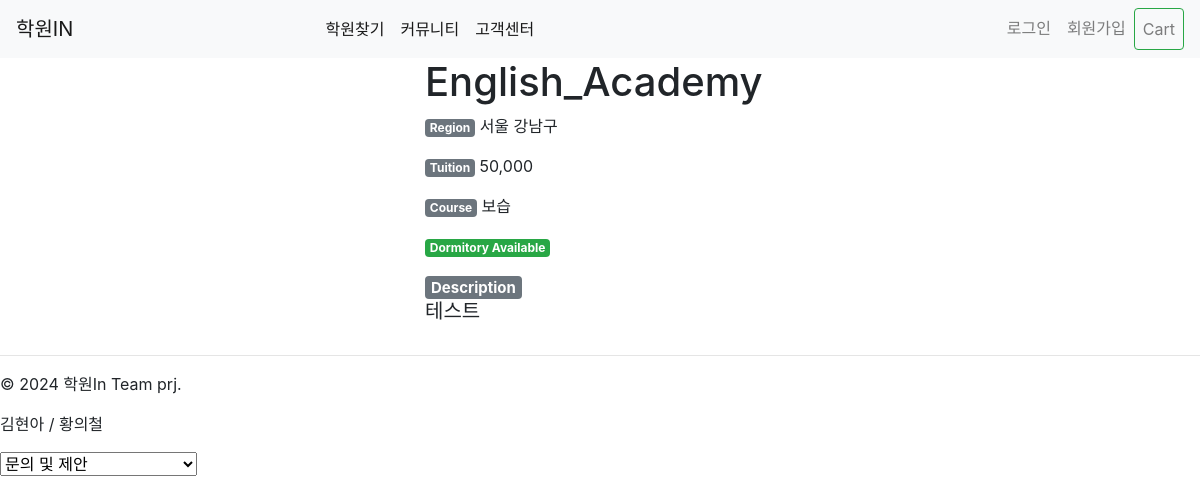
Page /content/detail/1/English_Academy/ on the committed database.
### content/models.py (models this page shows, shortened)
class Hackwon(models.Model):
    category = models.ForeignKey(Category, on_delete=models.SET_NULL, null=True, blank=True, related_name='hackwons')
    name = models.CharField(max_length=200)
    slug = models.SlugField(max_length=200, unique=True, allow_unicode=True)
    image = models.ImageField(upload_to='hackwons/%Y/%m/%d', blank=True, null=True)
    description = models.TextField(blank=True, null=True)
    meta_description = models.TextField(blank=True, null=True)
    region = models.CharField(max_length=200, db_index=True, null=True)
    tuition = models.CharField(max_length=200, db_index=True, null=True)
    course = models.CharField(max_length=200, db_index=True, null=True)
    dormitory_available = models.BooleanField(default=True)
    phone_number = models.CharField(max_length=20, blank=True, null=True)
    latitude = models.FloatField(null=True, blank=True)  # 위도
    longitude = models.FloatField(null=True, blank=True)  # 경도
    class Meta:
        index_together = [['id', 'slug']]

### content/views.py (the view)
# urls.py: path('detail/<int:pk>/<slug:slug>/', hackwon_detail, name='hackwon_detail'),  # 'hackwon_detail' 뷰의 URL 패턴을 수정했습니다.
def hackwon_detail(request, pk, slug):
    hackwon = get_object_or_404(Hackwon, pk=pk, slug=slug)
    return render(request, 'content/content_detail.html', {'hackwon': hackwon})

### content/templates/content/content_detail.html (shortened to what this page needs)
{% extends 'base.html' %}
{% block content %}
<div class="container">
    <div class="row">
        <div class="col-4">
        </div>
        <div class="col">
            <h1 class="display-6">{{ hackwon.name }}</h1>
            <p><span class="badge badge-secondary">Region</span> {{ hackwon.region }}</p>
            <p><span class="badge badge-secondary">Tuition</span> {{ hackwon.tuition }}</p>
            <p><span class="badge badge-secondary">Course</span> {{ hackwon.course }}</p>
            {% if hackwon.dormitory_available %}
                <p><span class="badge badge-success">Dormitory Available</span></p>
            {% endif %}
            <h5><span class="badge badge-secondary">Description</span>{{ hackwon.description|linebreaks }}</h5>
        </div>
    </div>
</div>
{% endblock %}

### rows in the picture
Hackwon: name "English_Academy", region "서울 강남구", tuition "50,000", course "보습", description "테스트"
